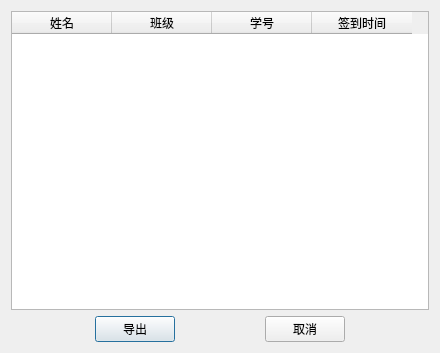
<?xml version="1.0" encoding="UTF-8"?>
<ui version="4.0">
 <class>Dialog</class>
 <widget class="QDialog" name="Dialog">
  <property name="geometry">
   <rect>
    <x>0</x>
    <y>0</y>
    <width>440</width>
    <height>353</height>
   </rect>
  </property>
  <property name="windowTitle">
   <string>Dialog</string>
  </property>
  <layout class="QGridLayout" name="gridLayout">
   <item row="0" column="0">
    <layout class="QVBoxLayout" name="verticalLayout">
     <item>
      <widget class="QTableWidget" name="tableWidget">
       <property name="minimumSize">
        <size>
         <width>0</width>
         <height>0</height>
        </size>
       </property>
       <column>
        <property name="text">
         <string>姓名</string>
        </property>
       </column>
       <column>
        <property name="text">
         <string>班级</string>
        </property>
       </column>
       <column>
        <property name="text">
         <string>学号</string>
        </property>
       </column>
       <column>
        <property name="text">
         <string>签到时间</string>
        </property>
       </column>
      </widget>
     </item>
     <item>
      <layout class="QHBoxLayout" name="horizontalLayout">
       <item>
        <spacer name="horizontalSpacer_2">
         <property name="orientation">
          <enum>Qt::Horizontal</enum>
         </property>
         <property name="sizeHint" stdset="0">
          <size>
           <width>40</width>
           <height>20</height>
          </size>
         </property>
        </spacer>
       </item>
       <item>
        <widget class="QPushButton" name="pushButton">
         <property name="text">
          <string>导出</string>
         </property>
        </widget>
       </item>
       <item>
        <spacer name="horizontalSpacer">
         <property name="orientation">
          <enum>Qt::Horizontal</enum>
         </property>
         <property name="sizeHint" stdset="0">
          <size>
           <width>40</width>
           <height>20</height>
          </size>
         </property>
        </spacer>
       </item>
       <item>
        <widget class="QPushButton" name="pushButton_2">
         <property name="text">
          <string>取消</string>
         </property>
        </widget>
       </item>
       <item>
        <spacer name="horizontalSpacer_3">
         <property name="orientation">
          <enum>Qt::Horizontal</enum>
         </property>
         <property name="sizeHint" stdset="0">
          <size>
           <width>40</width>
           <height>20</height>
          </size>
         </property>
        </spacer>
       </item>
      </layout>
     </item>
    </layout>
   </item>
  </layout>
 </widget>
 <resources/>
 <connections/>
</ui>
